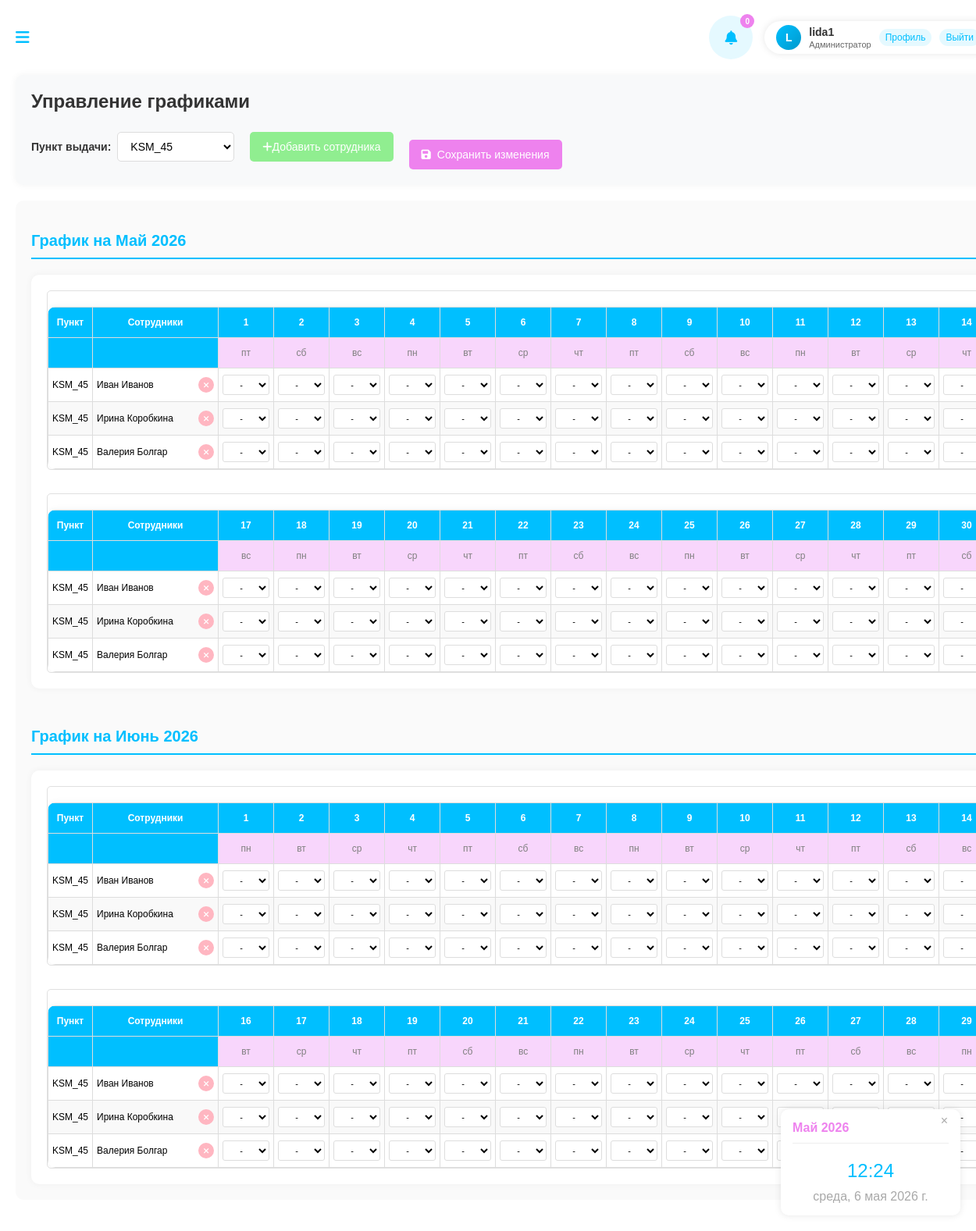
The page /manager/ (signed in) on the database its author committed.
### schedule_app/models.py (models this page shows, shortened)
class User(AbstractUser):
    ROLE_CHOICES = [
        ('employee', 'Сотрудник'),
        ('manager', 'Управляющий'),
        ('admin', 'Администратор'),
    ]
    worked_hours = models.IntegerField(default=0, verbose_name='Отработано часов')
    late_count = models.IntegerField(default=0, verbose_name='Количество опозданий')
    overtime_count = models.IntegerField(default=0, verbose_name='Количество переработок')
    role = models.CharField(max_length=20, choices=ROLE_CHOICES, default='employee')
    pvz = models.ManyToManyField('PVZ', blank=True, related_name='users')
    phone = models.CharField(max_length=20, blank=True)
    is_blocked = models.BooleanField(default=False, verbose_name='Заблокирован')
    is_online = models.BooleanField(default=False, verbose_name='Онлайн')
    last_activity = models.DateTimeField(null=True, blank=True, verbose_name='Последняя активность')
    @property
    def unread_notifications_count(self):
        return self.notifications.filter(is_read=False).count()

class PVZ(models.Model):
    pvz_name = models.CharField(max_length=100)
    pvz_work_schedule = models.CharField(max_length=100)
    pvz_contact_info = models.TextField()

### schedule_app/views.py (the view)
# urls.py: path('manager/', views.index_manager, name='index_manager'),
@login_required
@user_passes_test(manager_required)
def index_manager(request):
    now = timezone.now()
    current_year = now.year
    current_month = now.month
    if request.user.role == 'admin':
        pvz_list = PVZ.objects.all()
    else:
        pvz_list = request.user.pvz.all()
    selected_pvz_id = request.GET.get('pvz_id')
    if selected_pvz_id and pvz_list.filter(id=selected_pvz_id).exists():
        current_pvz = PVZ.objects.get(id=selected_pvz_id)
        employees = User.objects.filter(role='employee', pvz=current_pvz)
    else:
        current_pvz = pvz_list.first() if pvz_list.exists() else None
        employees = User.objects.filter(role='employee', pvz=current_pvz) if current_pvz else User.objects.none()
    available_employees = User.objects.filter(role='employee').exclude(id__in=employees.values('id'))
    months_data = []
    for month_offset in [0, 1]:  # Текущий и следующий месяц
        year = current_year
        month = current_month + month_offset
        if month > 12:
            month -= 12
            year += 1
        import calendar
        cal = calendar.Calendar(firstweekday=0)
        month_days = []
        for day in cal.itermonthdays(year, month):
            if day != 0:
                date_obj = datetime(year, month, day).date()
                month_days.append({
                    'day_number': day,
                    'date': date_obj,
                    'weekday_short': ['пн', 'вт', 'ср', 'чт', 'пт', 'сб', 'вс'][date_obj.weekday()]
                })
        total_days = len(month_days)
        split_index = (total_days + 1) // 2
        first_half_days = month_days[:split_index]
        second_half_days = month_days[split_index:]
        employees_data = []
        for employee in employees:
            schedules = Schedule.objects.filter(
                user=employee,
                pvz=current_pvz,
                work_date__year=year,
                work_date__month=month
            )
            schedule_dict = {}
            for schedule in schedules:
                schedule_dict[schedule.work_date.isoformat()] = schedule.shift_type
            employees_data.append({
                'id': employee.id,
                'name': employee.get_full_name() or employee.username,
                'pvz': current_pvz.pvz_name if current_pvz else '',
                'schedules': schedule_dict,  # Передаем словарь смен
                'first_half_days': first_half_days,
                'second_half_days': second_half_days
            })
        months_data.append({
            'year': year,
            'month': month,
            'month_name': ['Январь', 'Февраль', 'Март', 'Апрель', 'Май', 'Июнь',
                          'Июль', 'Август', 'Сентябрь', 'Октябрь', 'Ноябрь', 'Декабрь'][month - 1],
            'first_half_days': first_half_days,
            'second_half_days': second_half_days,
            'employees': employees_data
        })
    context = {
        'months_data': months_data,
        'pvz_list': pvz_list,
        'employees': employees,
        'current_pvz': current_pvz,
        'available_employees': available_employees,
    }
    return render(request, 'index_manager.html', context)

### schedule_app/views.py (called while the page is built)
def manager_required(user):
    return user.is_authenticated and user.role in ['manager', 'admin']

### templates/index_manager.html (shortened to what this page needs)
{% extends "base.html" %}
{% load static %}
{% block content %}
<div class="page-header">
    <div class="header-top">
        <h2>Управление графиками</h2>
    </div>
    <div class="controls">
        <div class="control-item">
            <div class="pvz-selector">
                <label for="pvzSelect">Пункт выдачи:</label>
                <select id="pvzSelect">
                    {% for pvz in pvz_list %}
                    <option value="{{ pvz.id }}" {% if current_pvz and current_pvz.id == pvz.id %}selected{% endif %}>
                        {{ pvz.pvz_name }}
                    </option>
                    {% endfor %}
                </select>
            </div>
        </div>
        <div class="control-item">
            <button class="btn-add-employee" id="addEmployeeBtn">
                <i class="fas fa-plus"></i> Добавить сотрудника
            </button>
        </div>
        <div class="control-item">
            <button class="request-btn" id="saveScheduleBtn">
                <i class="fas fa-save"></i> Сохранить изменения
            </button>
        </div>
    </div>
</div>
<div class="schedule-container">
    {% for month_data in months_data %}
    <div class="month-section">
        <h3 class="month-title">График на {{ month_data.month_name }} {{ month_data.year }}</h3>
        <div class="schedule-section">
            <div class="table-container">
                <table class="schedule-table">
<thead>
        <tr>
            <th style="background-color: #00BFFF; color: white;">Пункт</th>
            <th style="background-color: #00BFFF; color: white;">Сотрудники</th>
            {% for day in month_data.first_half_days %}
            <th style="background-color: #00BFFF; color: white;">{{ day.day_number }}</th>
            {% endfor %}
        </tr>
        <tr>
            <th style="background-color: #00BFFF; color: white;"></th>
            <th style="background-color: #00BFFF; color: white;"></th>
            {% for day in month_data.first_half_days %}
            <th style="background-color: #F8D6FC; color: grey;">{{ day.weekday_short }}</th>
            {% endfor %}
        </tr>
    </thead>
<tbody>
    {% for employee in month_data.employees %}
    <tr>
        <td>{{ current_pvz.pvz_name }}</td>
        <td>
            <div class="employee-cell">
                {{ employee.name }}
                <button class="btn-remove-employee" data-employee="{{ employee.id }}" title="Удалить сотрудника">
                    <i class="fas fa-times"></i>
                </button>
            </div>
        </td>
        {% for day in month_data.first_half_days %}
        <td>
            {% with day_date=day.date.isoformat %}
<select class="shift-select" data-employee="{{ employee.id }}" data-date="{{ day_date }}">
    <option value="">-</option>
</select>
            {% endwith %}
        </td>
        {% endfor %}
    </tr>
    {% empty %}
    <tr>
        <td colspan="{{ month_data.first_half_days|length|add:2 }}" class="text-center">Нет сотрудников для отображения</td>
    </tr>
    {% endfor %}
</tbody>
                </table>
            </div>
            <div class="table-container">
                <table class="schedule-table">
		    <thead>
        <tr>
            <th style="background-color: #00BFFF; color: white;">Пункт</th>
            <th style="background-color: #00BFFF; color: white;">Сотрудники</th>
            {% for day in month_data.second_half_days %}
            <th style="background-color: #00BFFF; color: white;">{{ day.day_number }}</th>
            {% endfor %}
        </tr>
        <tr>
            <th style="background-color: #00BFFF; color: white;"></th>
            <th style="background-color: #00BFFF; color: white;"></th>
            {% for day in month_data.second_half_days %}
            <th style="background-color: #F8D6FC; color: grey;">{{ day.weekday_short }}</th>
            {% endfor %}
        </tr>
    </thead>
		<tbody>
    {% for employee in month_data.employees %}
    <tr>
        <td>{{ current_pvz.pvz_name }}</td>
        <td>
            <div class="employee-cell">
                {{ employee.name }}
                <button class="btn-remove-employee" data-employee="{{ employee.id }}" title="Удалить сотрудника">
                    <i class="fas fa-times"></i>
                </button>
            </div>
        </td>
        {% for day in month_data.second_half_days %}
        <td>
            {% with day_date=day.date.isoformat %}
<select class="shift-select" data-employee="{{ employee.id }}" data-date="{{ day_date }}">
    <option value="">-</option>
</select>
            {% endwith %}
        </td>
        {% endfor %}
    </tr>
    {% endfor %}
</tbody>
                </table>
            </div>
        </div>
    </div>
    {% endfor %}
</div>
{% endblock %}

### templates/base.html (shortened to what this page needs)
<!DOCTYPE html>
<html lang="ru">
<head>
    <link rel="stylesheet" href="https://cdnjs.cloudflare.com/ajax/libs/font-awesome/6.0.0-beta3/css/all.min.css">
    {% load static %}
    <link rel="stylesheet" href="{% static 'css/main.css' %}">
</head>
<body>
    <div class="main-content">
        {% block header %}
        <div class="header">
            <div class="menu-toggle">
                <i class="fas fa-bars"></i>
            </div>
            <div class="header-right">
                <div class="notification-compact">
                    <i class="fas fa-bell"></i>
                    {% if user.is_authenticated %}
                    <span class="notification-badge-compact" id="notificationBadge">{{ user.unread_notifications_count }}</span>
                    {% else %}
                    <span class="notification-badge-compact" id="notificationBadge">0</span>
                    {% endif %}
                </div>
                {% if user.is_authenticated %}
                <div class="user-menu" id="userMenu">
                    <div class="user-avatar" title="Нажмите для сворачивания">
                        {{ user.first_name|first|default:user.username|first|upper }}
                    </div>
                    <div class="user-details">
                        <div class="user-name">{{ user.first_name|default:user.username }}</div>
                        <div class="user-role-compact">
                            {% if user.role == 'admin' %}Администратор
                            {% elif user.role == 'manager' %}Управляющий
                            {% else %}Сотрудник{% endif %}
                        </div>
                    </div>
                    <div class="header-links">
                        <a href="{% url 'profile' %}" class="header-link">Профиль</a>
                        <form action="{% url 'logout' %}" method="post" style="display: inline;">
                            <button type="submit" class="header-link" style="background: none; border: none; cursor: pointer; color: #00BFFF; font-size: 12px; padding: 4px 8px; border-radius: 12px; transition: all 0.3s ease; background: rgba(0, 191, 255, 0.1);">
                                Выйти
                            </button>
                        </form>
                    </div>
                </div>
                {% endif %}
            </div>
        </div>
        {% endblock %}
        <div class="content">
            {% block content %}
            {% endblock %}
        </div>
    </div>
    <div class="calendar-time">
        <button class="toggle-btn">×</button>
        <div class="calendar-content">
            <h4>{% now "F Y" %}</h4>
            <div class="time">{% now "H:i" %}</div>
            <div class="date">{% now "l, j F Y" %}</div>
        </div>
    </div>
</body>
</html>

### templates/index_manager.html (style rules this page uses)
.page-header { background-color: #f8f9fa; padding: 20px; border-radius: 10px; box-shadow: 0 0 10px rgba(0,0,0,0.05); margin-bottom: 20px; }
.schedule-container { background-color: #fafafa; padding: 20px; border-radius: 10px; margin-top: 20px; display: flex; flex-direction: column; gap: 30px; }
.month-section { width: 100%; margin-bottom: 0; }
.month-title { color: #00BFFF; margin-bottom: 20px; font-size: 20px; border-bottom: 2px solid #00BFFF; padding-bottom: 10px; width: 100%; }
.schedule-section { background-color: white; padding: 20px; border-radius: 10px; box-shadow: 0 0 10px rgba(0,0,0,0.05); display: flex; flex-direction: column; gap: 30px; width: 100%; }
.table-container { width: 100%; overflow-x: auto; border: 1px solid #e0e0e0; border-radius: 5px; }
.schedule-table { width: 100%; border-collapse: collapse; background-color: white; min-width: 800px; }
.schedule-table th { background-color: #00BFFF; color: white; padding: 12px 8px; text-align: center; font-weight: bold; border: 1px solid #ddd; white-space: nowrap; font-size: 12px; }
.schedule-table td { padding: 8px 5px; text-align: center; border: 1px solid #ddd; white-space: nowrap; font-size: 12px; }
.schedule-table tr:nth-child(even) { background-color: #f9f9f9; }
.controls { display: flex; gap: 20px; align-items: center; margin-top: 15px; flex-wrap: wrap; }
.control-item { display: flex; align-items: center; }
.pvz-selector { display: flex; align-items: center; gap: 8px; }
.pvz-selector label { font-weight: bold; color: #333; font-size: 14px; white-space: nowrap; margin-bottom: 0; }
.pvz-selector select { padding: 8px 12px; border: 1px solid #ddd; border-radius: 5px; background-color: white; font-size: 14px; min-width: 150px; height: 38px; }
.request-btn, .btn-add-employee { height: 38px; display: flex; align-items: center; padding: 0 16px; border: none; border-radius: 5px; cursor: pointer; font-size: 14px; transition: background-color 0.3s ease; white-space: nowrap; text-decoration: none; }
.request-btn { background-color: #EE82EE; color: white; }
.btn-add-employee { background-color: #90EE90; color: white; }
.btn-remove-employee { background-color: #FFB6C1; color: white; border: none; border-radius: 50%; width: 20px; height: 20px; cursor: pointer; display: flex; align-items: center; justify-content: center; font-size: 10px; margin-left: 5px; transition: background-color 0.3s ease; }
.employee-cell { display: flex; align-items: center; justify-content: space-between; min-width: 150px; }
.shift-select { width: 60px; padding: 5px 3px; border: 1px solid #ddd; border-radius: 3px; background: white; text-align: center; font-size: 11px; transition: all 0.3s ease; cursor: pointer; }
.schedule-table thead tr:first-child th:nth-child(n+3) { background-color: #00BFFF !important; color: white !important; font-weight: bold !important; }
.schedule-table thead tr:nth-child(2) th:nth-child(n+3) { background-color: #F8D6FC !important; color: grey !important; font-weight: normal !important; }
а .schedule-table thead tr:first-child th:nth-child(-n+2), .schedule-table thead tr:nth-child(2) th:nth-child(-n+2) { background-color: #00BFFF !important; color: white !important; font-weight: bold !important; }
.table-container .schedule-table thead tr:first-child th:nth-child(n+3) { background-color: #00BFFF !important; color: white !important; }
.table-container .schedule-table thead tr:nth-child(2) th:nth-child(n+3) { background-color: #F8D6FC !important; color: grey !important; }

### rows shown on the page
User: unread_notifications_count "0", first_name|first "L", first_name "lida1"
PVZ: pvz_name "KSM_45" "KSM_45" "KSM_45" "KSM_45" "KSM_45" "KSM_45", pvz_name "KSM_45" "KSM_45" "KSM_45" "KSM_45" "KSM_45" "KSM_45"

### other values the page prints
{{ month_data.month_name }} "Май" "Июнь"
{{ month_data.year }} "2026" "2026"
{{ day.day_number }} "1" "2" "3" "4" "5" "6" "7" "8" "9" "10" "11" "12" "13" "14" "1" "2" "3" "4" "5" "6" "7" "8" "9" "10" "11" "12" "13" "14"
{{ day.weekday_short }} "пт" "сб" "вс" "пн" "вт" "ср" "чт" "пт" "сб" "вс" "пн" "вт" "ср" "чт" "пн" "вт" "ср" "чт" "пт" "сб" "вс" "пн" "вт" "ср" "чт" "пт" "сб" "вс"
{{ employee.name }} "Иван Иванов" "Ирина Коробкина" "Валерия Болгар" "Иван Иванов" "Ирина Коробкина" "Валерия Болгар"
{{ day.day_number }} "17" "18" "19" "20" "21" "22" "23" "24" "25" "26" "27" "28" "29" "30" "16" "17" "18" "19" "20" "21" "22" "23" "24" "25" "26" "27" "28" "29"
{{ day.weekday_short }} "вс" "пн" "вт" "ср" "чт" "пт" "сб" "вс" "пн" "вт" "ср" "чт" "пт" "сб" "вт" "ср" "чт" "пт" "сб" "вс" "пн" "вт" "ср" "чт" "пт" "сб" "вс" "пн"
form field value "KSM_45"
